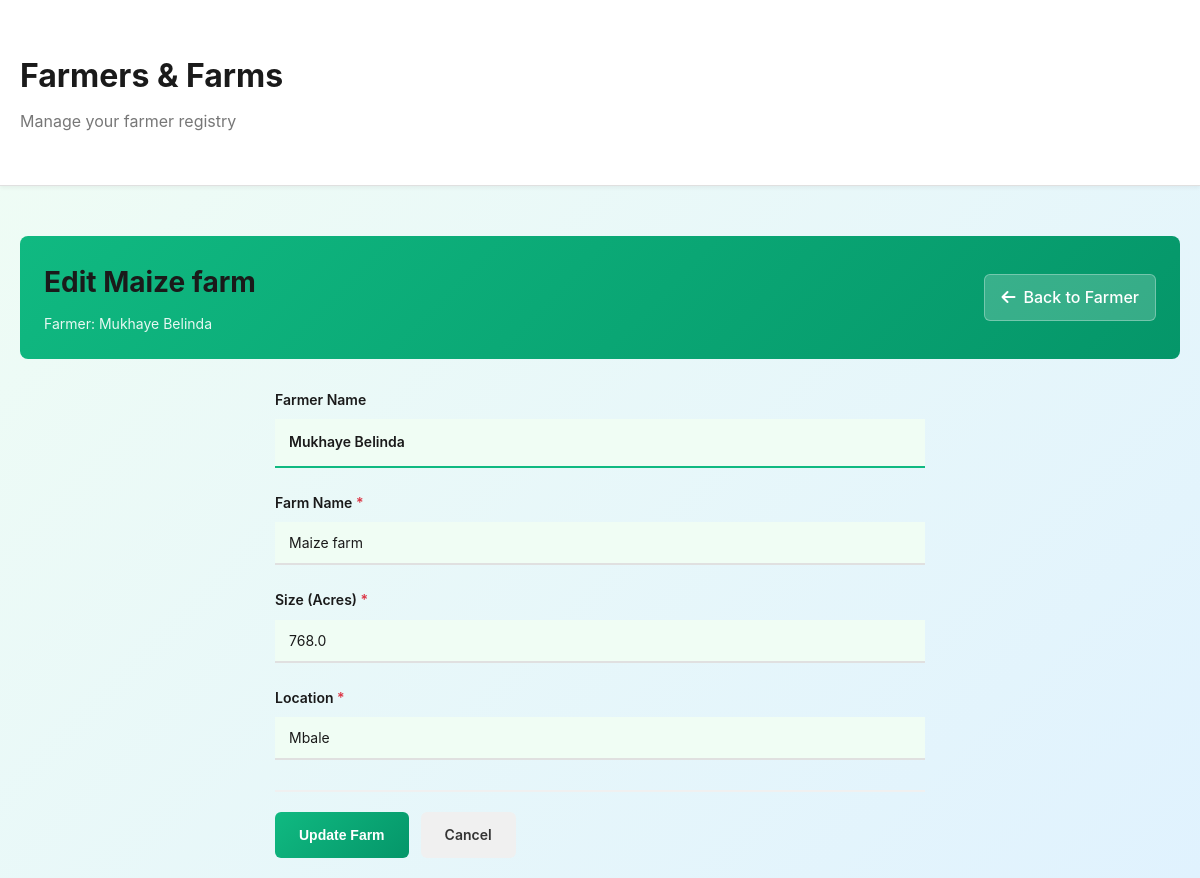
Page /farm/2/edit/ on the committed database.
### farmcore/models.py (models this page shows, shortened)
class Farmer(models.Model):
    farmer_id = models.CharField(max_length=20, unique=True, blank=True, null=True)
    name = models.CharField(max_length=255, blank=True, null=True)
    phone = models.CharField(max_length=15, unique=True)

class Farm(models.Model):
    farmer = models.ForeignKey(Farmer, on_delete=models.CASCADE, related_name='farms')
    name = models.CharField(max_length=255)
    size_in_acres = models.FloatField()
    location = models.CharField(max_length=255, default='')

### farmcore/views.py (the view)
# urls.py: path('farm/<int:farm_id>/edit/', views.edit_farm, name='edit_farm'),
def edit_farm(request, farm_id):
    farm = get_object_or_404(Farm, id=farm_id)
    if request.method == 'POST':
        form = FarmForm(request.POST, instance=farm)
        if form.is_valid():
            farm = form.save()
            messages.success(request, f'Farm {farm.name} updated successfully!')
            return redirect('farmer_details', farmer_id=farm.farmer.id)
    else:
        form = FarmForm(instance=farm)
    context = {
        'form': form,
        'farmer': farm.farmer,
        'title': f'Edit {farm.name}',
        'farm': farm,
    }
    return render(request, 'farm_form.html', context)

### farmcore/forms.py
class FarmForm(forms.ModelForm):
    class Meta:
        model = Farm
        fields = ['name', 'size_in_acres', 'location']
        labels = {
            'name': 'Farm Name',
            'size_in_acres': 'Size (Acres)',
            'location': 'Location',
        }

### farmcore/templates/farm_form.html (shortened to what this page needs)
{% extends "base.html" %}
{% block content %}
<link rel="stylesheet" href="https://cdnjs.cloudflare.com/ajax/libs/font-awesome/6.0.0/css/all.min.css">
<div class="page-header">
    <div class="page-header-content">
        <h1>{{ title }}</h1>
        <p>Farmer: {{ farmer.name }}</p>
    </div>
    <a href="{% url 'farmer_details' farmer.id %}" class="back-button">
        <i class="fas fa-arrow-left"></i> Back to Farmer
    </a>
</div>
<div class="form-wrapper">
    <form method="POST">
        <div class="form-group">
            <label>Farmer Name</label>
            <div style="width: 100%; padding: 12px 14px; border: none; border-bottom: 2px solid #10b981; border-radius: 0; font-size: 14px; font-family: inherit; background-color: #f0fdf4; color: #1a1a1a; font-weight: 600;">
                {{ farmer.name }}
            </div>
        </div>
        {% for field in form %}
        <div class="form-group">
            <label for="{{ field.id_for_label }}">
                {{ field.label }}
                {% if field.field.required %}<span style="color: #dc3545;">*</span>{% endif %}
            </label>
            {{ field }}
        </div>
        {% endfor %}
        <div class="button-group">
            <button type="submit" class="btn btn-primary">
                {% if farm %}Update Farm{% else %}Add Farm{% endif %}
            </button>
            <a href="{% url 'farmer_details' farmer.id %}" class="btn btn-secondary">Cancel</a>
        </div>
    </form>
</div>
{% endblock %}

### farmcore/templates/base.html (style rules this page uses)
* { margin: 0; padding: 0; box-sizing: border-box; }
body { font-family: -apple-system, BlinkMacSystemFont, 'Segoe UI', Roboto, Oxygen, Ubuntu, Cantarell, sans-serif; background-color: #f5f5f5; color: #333; line-height: 1.6; }
h1 { font-size: 32px; font-weight: 700; margin-bottom: 8px; color: #1a1a1a; }
.btn { padding: 10px 20px; border: none; border-radius: 6px; font-size: 14px; font-weight: 500; cursor: pointer; text-decoration: none; display: inline-block; transition: all 0.2s; text-align: center; }
.btn-primary { background-color: #10b981; color: white; }
.btn-secondary { background-color: #f0f0f0; color: #333; }
.form-group { margin-bottom: 20px; }
label { display: block; font-weight: 500; margin-bottom: 8px; font-size: 14px; color: #333; }
input, select, textarea { width: 100%; padding: 10px 12px; border: 1px solid #ddd; border-radius: 6px; font-size: 14px; font-family: inherit; transition: border-color 0.2s; }
.button-group { display: flex; gap: 12px; margin-top: 12px; }

### farmcore/templates/farm_form.html (style rules this page uses)
body { background: linear-gradient(135deg, #f0fdf4 0%, #e0f2fe 100%); min-height: 100vh; }
.page-header { display: flex; justify-content: space-between; align-items: center; margin-bottom: 30px; padding: 24px; background: linear-gradient(135deg, #10b981 0%, #059669 100%); border-radius: 8px; color: white; }
.page-header-content h1 { font-size: 28px; font-weight: 700; margin: 0 0 8px 0; }
.page-header-content p { margin: 0; opacity: 0.9; font-size: 14px; }
.back-button { display: inline-flex; align-items: center; gap: 8px; background: rgba(255, 255, 255, 0.2); color: white; padding: 10px 16px; border-radius: 6px; text-decoration: none; font-weight: 500; transition: all 0.3s; border: 1px solid rgba(255, 255, 255, 0.3); }
.form-wrapper { max-width: 650px; margin: 0 auto; }
.form-group { margin-bottom: 24px; }
.form-group label { display: block; font-weight: 600; color: #1a1a1a; margin-bottom: 8px; font-size: 14px; }
.form-group input, .form-group select, .form-group textarea { width: 100%; padding: 12px 14px; border: none; border-bottom: 2px solid #e0e0e0; border-radius: 0; font-size: 14px; font-family: inherit; transition: all 0.3s; background-color: #f0fdf4; color: #1a1a1a; }
.form-group input::placeholder, .form-group select::placeholder, .form-group textarea::placeholder { color: #999; }
.button-group { display: flex; gap: 12px; margin-top: 30px; padding-top: 20px; border-top: 2px solid #f0f0f0; }
.btn { padding: 12px 24px; border: none; border-radius: 6px; font-size: 14px; font-weight: 600; cursor: pointer; text-decoration: none; display: inline-block; transition: all 0.3s; }
.btn-primary { background: linear-gradient(135deg, #10b981 0%, #059669 100%); color: white; }
.btn-secondary { background: #f0f0f0; color: #333; }

### rows in the picture
Farmer: name "Mukhaye Belinda"
Farm: form "Maize farm" "768.0" "Mbale"

### other values in the picture
{{ title }} "Edit Maize farm"
{{ field.label }} "Farm Name" "Size (Acres)" "Location"
